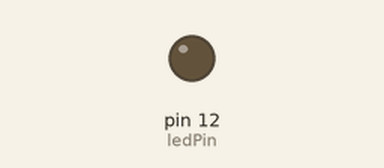
This program was run on a simulated Raspberry Pi (header pin numbers). On the bench: output pins drawn as LEDs (lit = HIGH). What the program prints to the terminal is not drawn.

Above: at 0.05 s.
At 4.85 s:
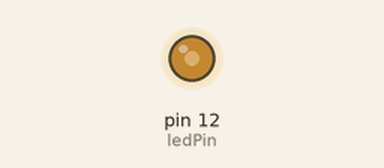
At 9.65 s:
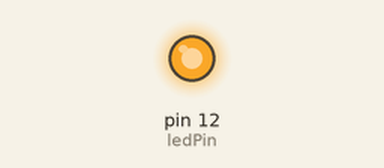
At 19.25 s:
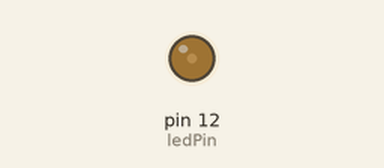
Timing chart, 0 to 28.9 s (numbered marks = the images above):
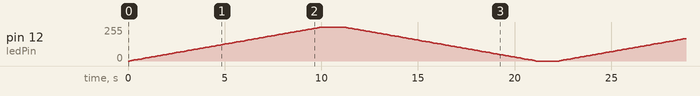

The program:

BreathingLED.py
```python
import RPi.GPIO as GPIO
import time

ledPin = 12  # we are defining ledPin here


def setup():
    global p
    GPIO.setmode(GPIO.BOARD)
    GPIO.setup(ledPin, GPIO.OUT)
    GPIO.output(ledPin, GPIO.LOW)
    p = GPIO.PWM(ledPin, 500)  # settimg the frequency 500Hz
    p.start(0)  # starting PWM with initial Duty Cycle of 0


def loop():
    while True:
        for dc in range(0, 101, 1):
            # in each step making it more bighter.
            # Longer PWM duty cycle is, higher the outout of power will be
            p.ChangeDutyCycle(dc)
            time.sleep(0.1)
        time.sleep(1)
        for dc in range(100, -1, -1):
            p.ChangeDutyCycle(dc)  # in each step making it more darker
            time.sleep(0.1)
        time.sleep(1)


def destroy():
    p.stop()  # stop PWM
    GPIO.cleanup()  # release all GPIO


if __name__ == '__main__':
    print('We are starting it up :-)')
    setup()
    try:
        loop()
    except KeyboardInterrupt:  # terminate app on ctrl-c
        destroy()
```
